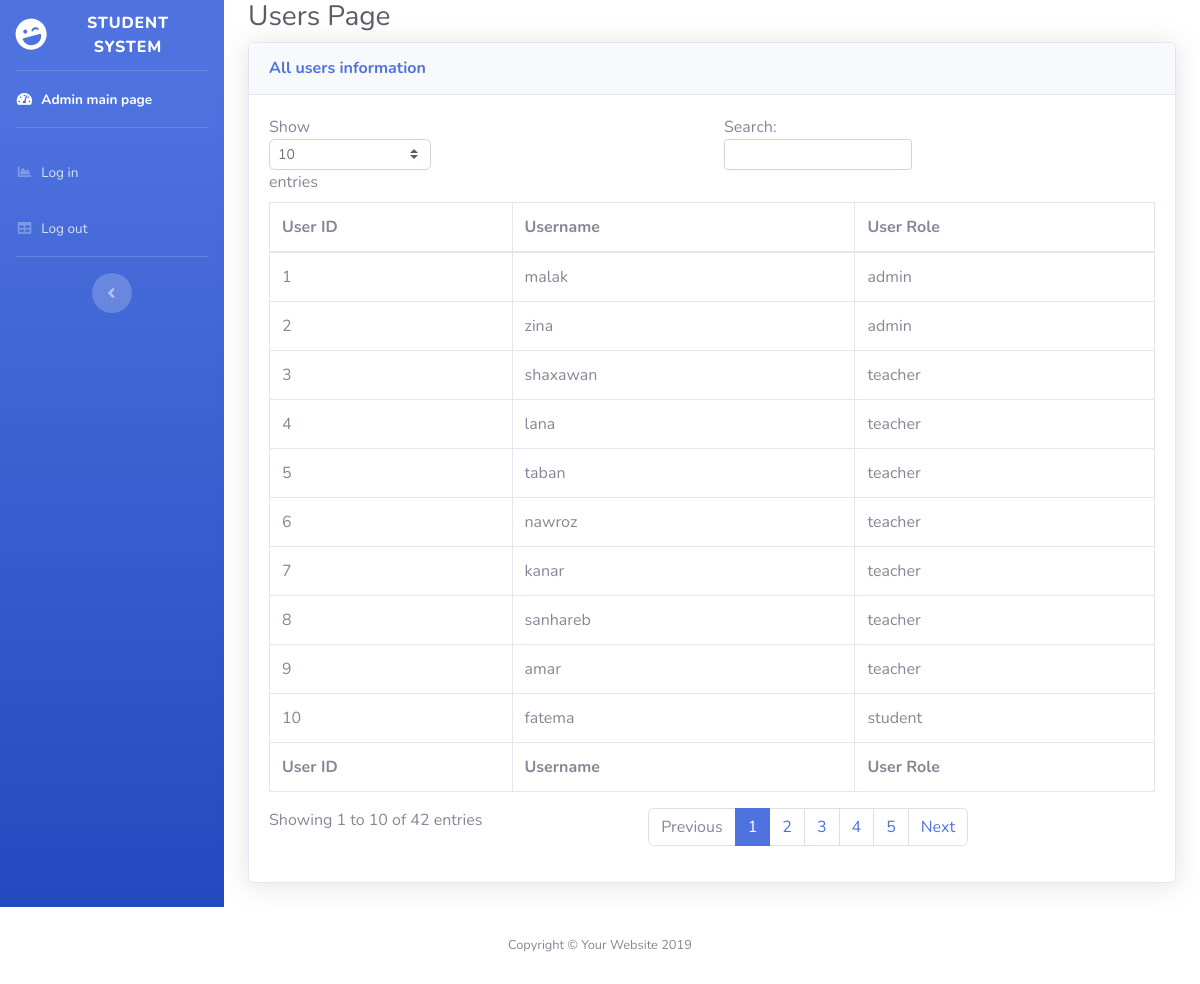
/manageRedesign/showUser_page.php, run on the app's committed database.
### tables this page shows
CREATE TABLE `user` (
  `User_ID` int(11) NOT NULL,
  `User_Name` varchar(250) NOT NULL,
  `User_LastName` varchar(250) NOT NULL,
  `User_Pass` varchar(10) NOT NULL,
  `User_Role` varchar(250) NOT NULL,
  `User_Stage` int(11) NOT NULL,
  `User_Department` int(11) NOT NULL
);

### manageRedesign/showUser_page.php (the view, shortened to what this page needs)
<?php include('header.php'); ?>
        <div class="container-fluid">
          <h1 class="h3 mb-2 text-gray-800">Users Page</h1>
          <div class="card shadow mb-4">
            <div class="card-header py-3">
              <h6 class="m-0 font-weight-bold text-primary">All users information</h6>
            </div>
            <div class="card-body">
              <div class="table-responsive">
                <table class="table table-bordered" id="dataTable" width="100%" cellspacing="0">
                  <thead>
                    <tr>
                      <th>User ID</th>
                      <th>Username</th>
                      <th>User Role</th>
                    </tr>
                  </thead>
                  <tfoot>
                    <tr>
                      <th>User ID</th>
                      <th>Username</th>
                      <th>User Role</th>
                    </tr>
                  </tfoot>
                  <tbody>
                  <?php
                        $b = $MyDB->query("SELECT * FROM user");
                        while ($ex = $b->fetch_assoc()) {
                        ?>
                            <Tr>
                            <Td> <?php echo $ex['User_ID']; ?></Td>
                            <Td><?php echo $ex['User_Name']; ?></Td>
                            <Td><?php echo $ex['User_Role']; ?></Td>
                            </Tr>
                    <?php } ?>
                  </tbody>
                </table>
              </div>
            </div>
          </div>
        </div>
      </div>
      <footer class="sticky-footer bg-white">
        <div class="container my-auto">
          <div class="copyright text-center my-auto">
            <span>Copyright &copy; Your Website 2019</span>
          </div>
        </div>
      </footer>
  <?php include('footer.php'); ?>

### data on the page
user: User_ID "1", User_Name "malak", User_Role "admin"
user: User_ID "2", User_Name "zina", User_Role "admin"
user: User_ID "3", User_Name "shaxawan", User_Role "teacher"
user: User_ID "4", User_Name "lana", User_Role "teacher"
user: User_ID "5", User_Name "taban", User_Role "teacher"
user: User_ID "6", User_Name "nawroz", User_Role "teacher"
user: User_ID "7", User_Name "kanar", User_Role "teacher"
user: User_ID "8", User_Name "sanhareb", User_Role "teacher"
user: User_ID "9", User_Name "amar", User_Role "teacher"
user: User_ID "10", User_Name "fatema", User_Role "student"
